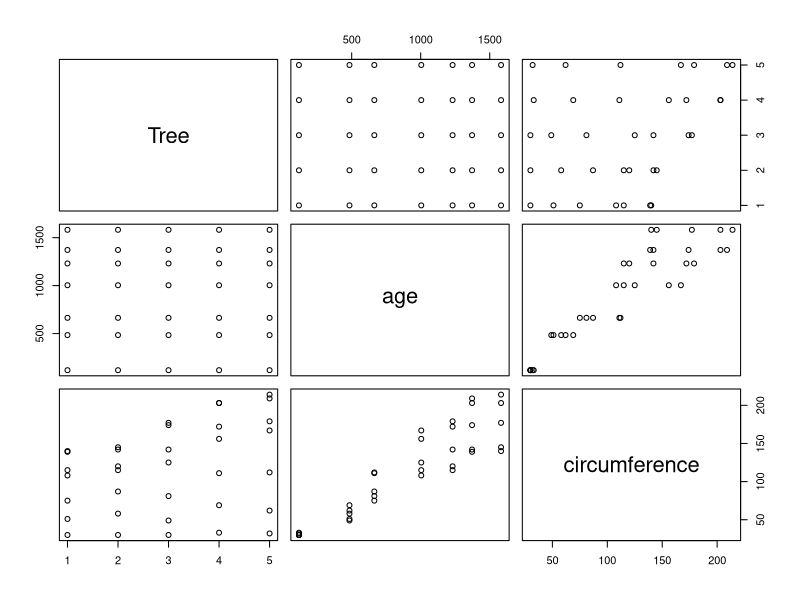

Write the R code that produced this figure.
## ---- chunk 1
knitr::opts_chunk$set(echo = TRUE)
## ---- chunk 2
plot(Orange)
